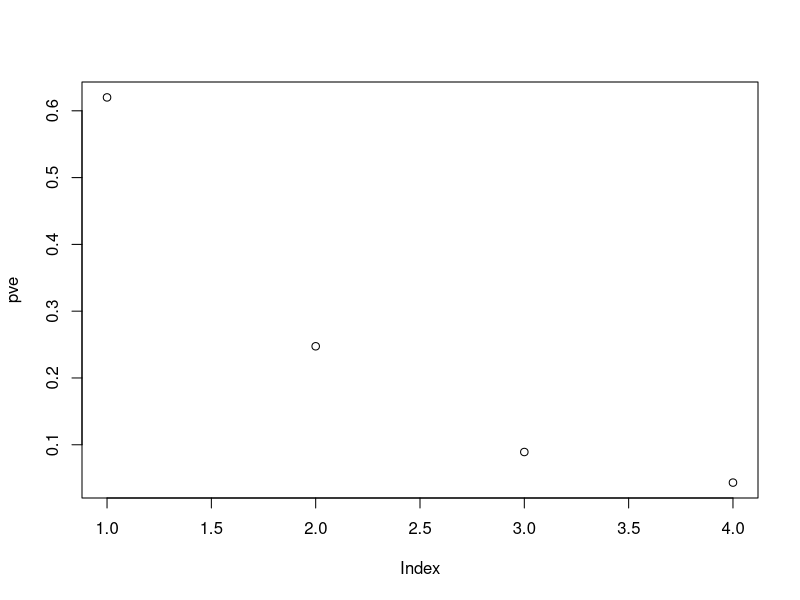
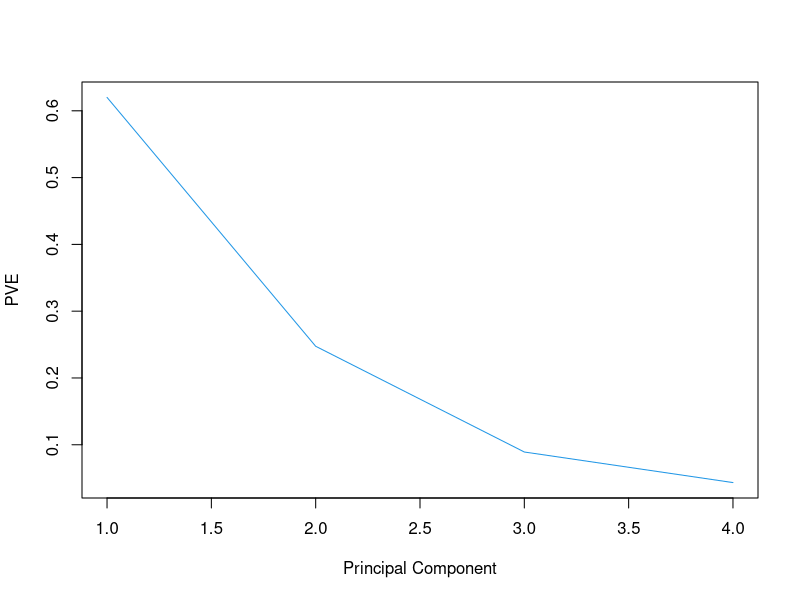
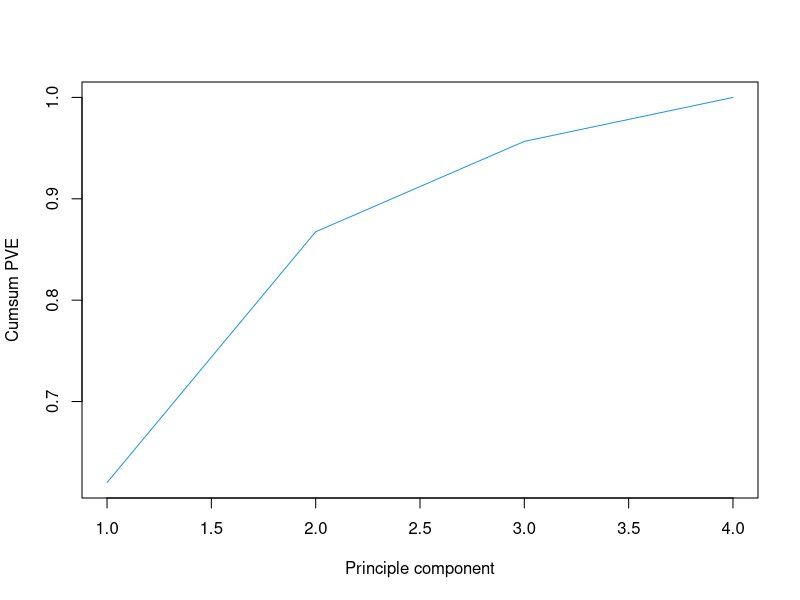
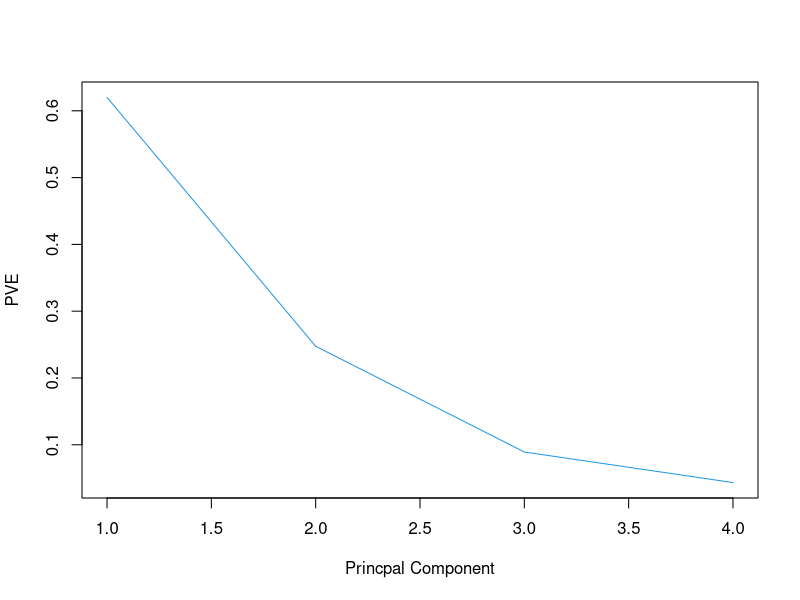
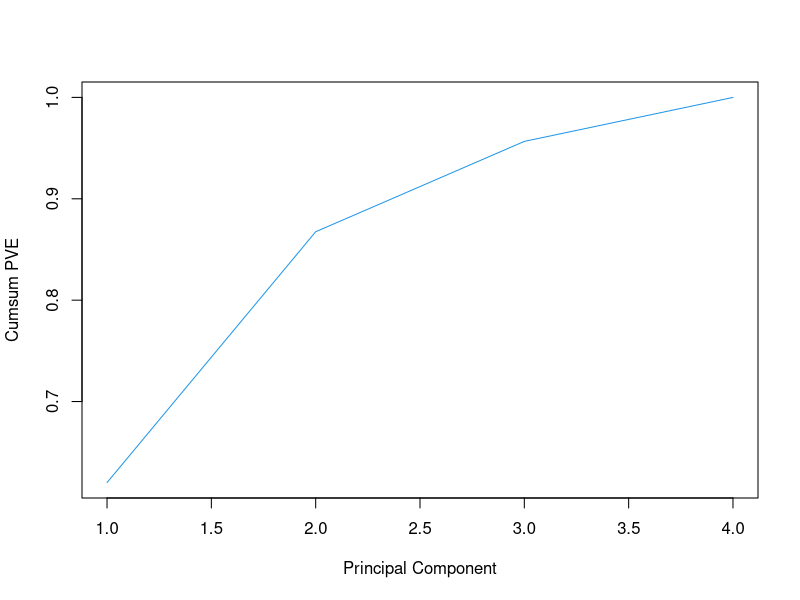
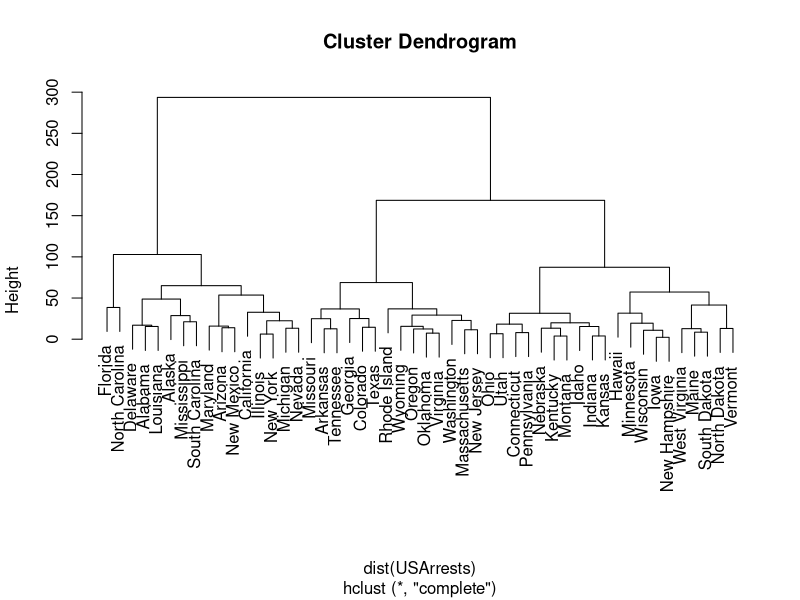
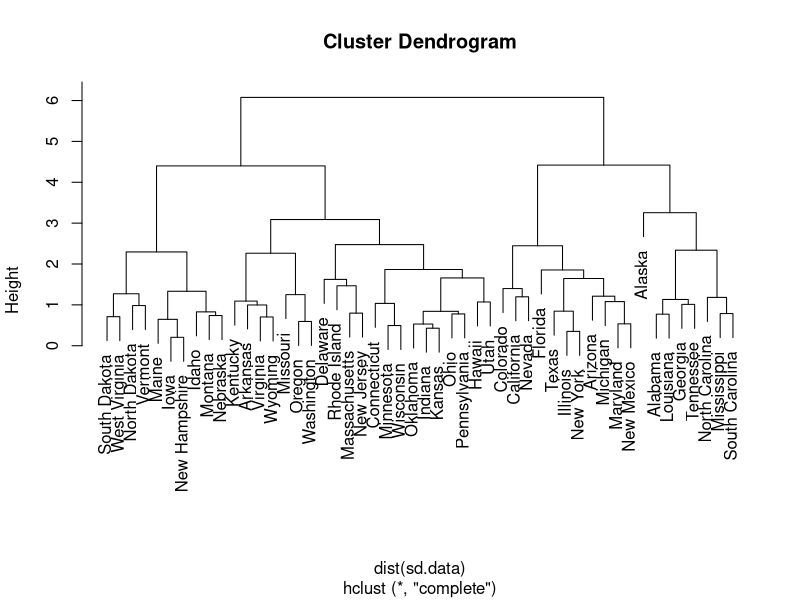

Write R code to recreate these figures, in order.
#8

library(Matrix)
# a --> use precomp() = show sdev

pr.out = prcomp(USArrests, scale = TRUE)
pr.out
names(pr.out)
#find variance
pr.var = pr.out$sdev^2
#Eg. 10.8
#PVE is mth principal component divided by total variance

pve = pr.var / sum(pr.var)
pve
plot(pve)
plot(pve, type = "l", col = 4, xlab = "Principal Component", ylab = "PVE")
sum(pr.var)
cumsum(pve)
plot(cumsum(pve), type="l", col = 4, xlab = "Principle component", ylab = "Cumsum PVE")

#b using the matrix of variable loadings --> rotation
loadings = pr.out$rotation
USArrests2 = scale(USArrests)
sumvar = sum(apply(as.matrix(USArrests2)^2, 2, sum))
# the results are the same as A
pve1 = apply((as.matrix(USArrests2) %*% loadings)^2, 2, sum) / sumvar
pve1
plot(pve1, type="l", col = 4, xlab = "Princpal Component", ylab = "PVE")
plot(cumsum(pve1), type="l", col=4, xlab = "Principal Component", ylab="Cumsum PVE")


#9
#Perform hierarchical clustering on the states.

#a Use complete linkage, distance matrix of USArrests
set.seed(2)
hc.complete = hclust(dist(USArrests), method = "complete")
plot(hc.complete)

#b
cutree(hc.complete, 3)

#c Euclidian distance after scaling variables

sd.data = scale(USArrests)
hc.complete.sd = hclust(dist(sd.data), method = "complete")
plot(hc.complete.sd)

#d
cutree(hc.complete.sd, 3)

table(cutree(hc.complete, 3))
table(cutree(hc.complete.sd, 3))
tab = table(cutree(hc.complete, 3), cutree(hc.complete.sd, 3))
tab
same = (tab[1,1] + tab[2,2] + tab[3,3]) /sum(tab)
cat('It appears that ', same*100, '% of the observations are assigned to the same clusers')

#Scaling the variables affect the clusters obtained
